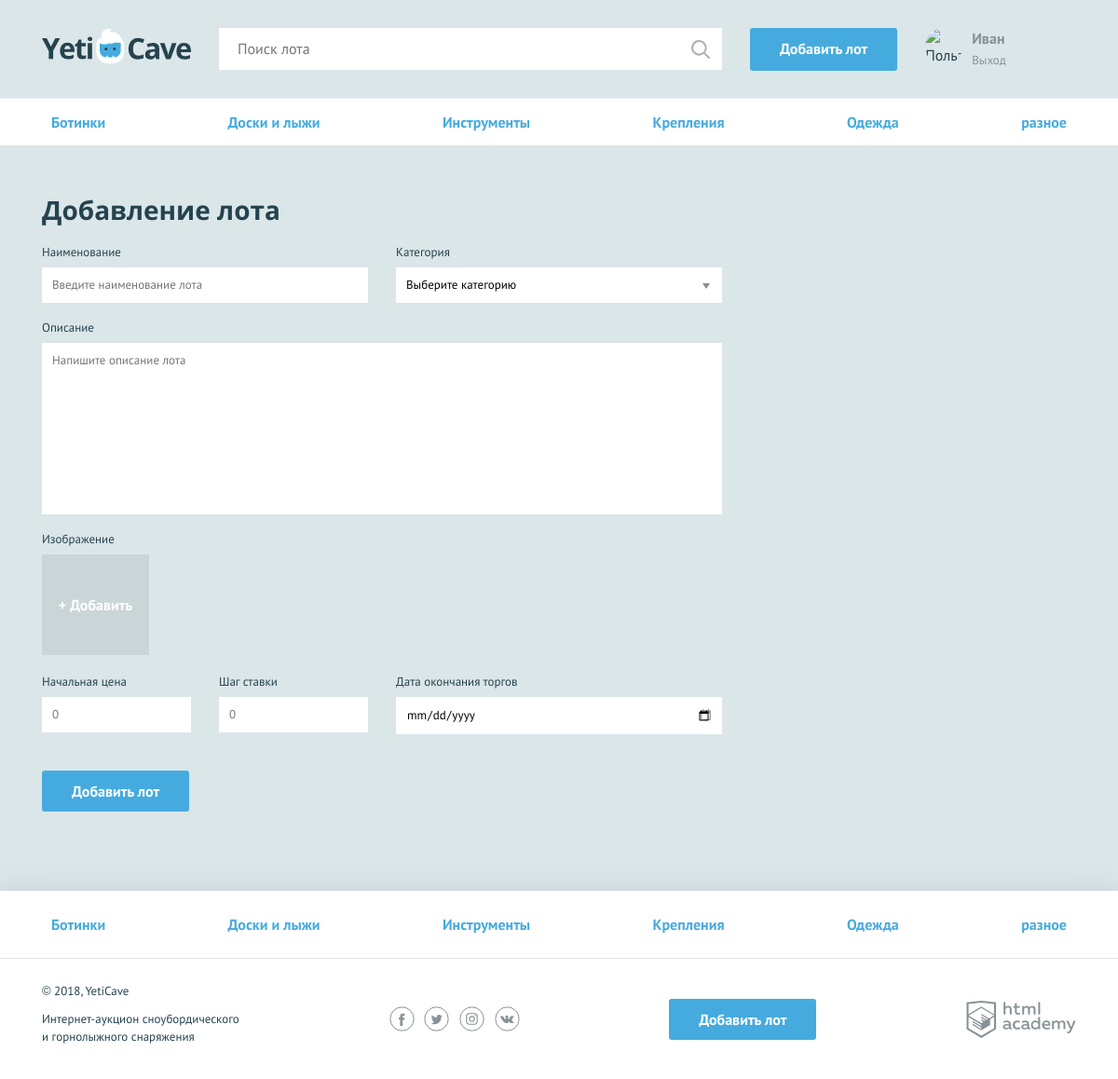
The page /add.php (signed in) on the database its author committed.
### tables this page shows
CREATE TABLE categories (
  id   INT AUTO_INCREMENT PRIMARY KEY,
  name CHAR(64)
);

### functions.php (called while the page is built, shortened)
<?php
function include_template($name, $data)
{
    $name = 'templates/' . $name;
    extract($data);
    require_once $name;
    $result = ob_get_clean();
    return $result;
}

### data.php (called while the page is built, shortened)
<?php
$categories = [
    "Доски и лыжи", "Крепления", "Ботинки",
    "Одежда", "Инструменты", "Разное"];
$con = mysqli_connect("localhost", "root", "PasswordforMySQL", "Yeticave");
mysqli_set_charset($con, "utf8");
$categories_query = "SELECT id, name FROM categories GROUP BY name;";
$categories_result = mysqli_query($con, $categories_query);
$categories_query_array = mysqli_fetch_all($categories_result, MYSQLI_ASSOC);

### templates/add.php (the view, shortened to what this page needs)
<form class="form form--add-lot container <?php if ($form_invalid) {
} ?>" action="add.php" method="post" enctype="multipart/form-data">
    <h2>Добавление лота</h2>
    <div class="form__container-two">
        <div class="form__item <?php if (!empty($field_invalid['lot-name'])) {
        } ?>">
            <label for="lot-name">Наименование</label>
            <input id="lot-name" type="text" name="lot-name" placeholder="Введите наименование лота"
                   value="<?= $filled_field_array['lot-name'] ?>" required>
        </div>
        <div class="form__item <?php if (!empty($field_invalid['category'])) {
        } ?>">
            <label for="category">Категория</label>
            <select id="category" name="category" required>
                <option>Выберите категорию</option>
            </select>
        </div>
    </div>
    <div class="form__item form__item--wide <?php if (!empty($field_invalid['description'])) {
    } ?>">
        <label for="message">Описание</label>
        <textarea id="message" name="description" placeholder="Напишите описание лота"
                  required><?= $filled_field_array['description'] ?></textarea>
    </div>
    <div class="form__item form__item--file">
        <label>Изображение</label>
        <div class="form__input-file">
            <label for="photo2">
                <?php if ($image_invalid): ?>
                    <span style="color: red; font-size: 12px;">Загрузите изображение лота</span>
                <?php else: ?>
                    <span>+ Добавить</span>
                <?php endif; ?>
            </label>
        </div>
    </div>
    <div class="form__container-three">
        <div class="form__item form__item--small <?php if (!empty($field_invalid['lot-rate'])) {
        } ?>">
            <label for="lot-rate">Начальная цена</label>
            <input id="lot-rate" type="number" name="lot-rate" placeholder="0"
                   value="<?= $filled_field_array['lot-rate'] ?>" required>
        </div>
        <div class="form__item form__item--small <?php if (!empty($field_invalid['lot-step'])) {
        } ?>">
            <label for="lot-step">Шаг ставки</label>
            <input id="lot-step" type="number" name="lot-step" placeholder="0"
                   value="<?= $filled_field_array['lot-step'] ?>" required>
        </div>
        <div class="form__item <?php if ($field_invalid['lot-date']) {
        } ?>">
            <label for="lot-date">Дата окончания торгов</label>
            <input class="form__input-date" id="lot-date" type="date" name="lot-date"
                   value="<?= $filled_field_array['lot-date'] ?>" required>
        </div>
    </div>
    <button type="submit" class="button">Добавить лот</button>
</form>

### templates/layout.php (shortened to what this page needs)
<!DOCTYPE html>
<html lang="ru">
<head>
    <link href="css/normalize.min.css" rel="stylesheet">
    <link href="css/style.css" rel="stylesheet">
</head>
<body>
<div class="page-wrapper">
    <header class="main-header">
        <div class="main-header__container container">
            <a class="main-header__logo" href="index.php">
                <img src="img/logo.svg" width="160" height="39" alt="Логотип компании YetiCave">
            </a>
            <form class="main-header__search" method="get" action="search.php">
                <input type="search" name="search" placeholder="Поиск лота">
                <input class="main-header__search-btn" type="submit" name="">
            </form>
            <?php if (isset($_SESSION['user'])): ?>
                <a class="main-header__add-lot button" href="add.php">Добавить лот</a>
            <?php endif; ?>
            <nav class="user-menu">
                <?php if (isset($_SESSION['user'])): ?>
                    <div class="user-menu__image">
                        <img src="<?= $_SESSION['user']['avatar'] ?>" width="40" height="40" alt="Пользователь">
                    </div>
                    <div class="user-menu__logged">
                        <p><?= $_SESSION['user']['name'] ?></p>
                        <a href="logout.php">Выход</a>
                    </div>
                <?php endif; ?>
            </nav>
        </div>
    </header>
    <main>
        <nav class="nav">
            <ul class="nav__list container">
                <?php foreach ($categories as $key => $val): ?>
                    <li class="nav__item">
                        <a href="all-lots.html"><?= $val['name'] ?></a>
                    </li>
                <?php endforeach; ?>
            </ul>
        </nav>
        <?= $page_content; ?>
    </main>
</div>
<footer class="main-footer">
    <nav class="nav">
        <ul class="nav__list container">
            <?php foreach ($categories as $key => $val): ?>
                <li class="nav__item">
                    <a href="pages/all-lots.html"><?= $val['name']; ?></a>
                </li>
            <?php endforeach; ?>
        </ul>
    </nav>
    <div class="main-footer__bottom container">
        <div class="main-footer__copyright">
            <p>© 2018, YetiCave</p>
            <p>Интернет-аукцион сноубордического и горнолыжного снаряжения</p>
        </div>
        <div class="main-footer__social social">
            <a class="social__link social__link--facebook" href="#">
            </a>
            <a class="social__link social__link--twitter" href="#">
            </a>
            <a class="social__link social__link--instagram" href="#">
            </a>
            <a class="social__link social__link--vkontakte" href="#">
            </a>
        </div>
        <?php if (isset($_SESSION['user'])): ?>
            <a class="main-footer__add-lot button" href="add.php">Добавить лот</a>
        <?php endif; ?>
        <div class="main-footer__developed-by">
            <a class="logo-academy" href="https://htmlacademy.ru/intensive/php">
            </a>
        </div>
    </div>
</footer>
</body>
</html>

### rows shown on the page
categories: name "Ботинки"
categories: name "Доски и лыжи"
categories: name "Инструменты"
categories: name "Крепления"
categories: name "Одежда"
categories: name "разное"

### other values the page prints
$_SESSION['user']['name'] "Иван"
